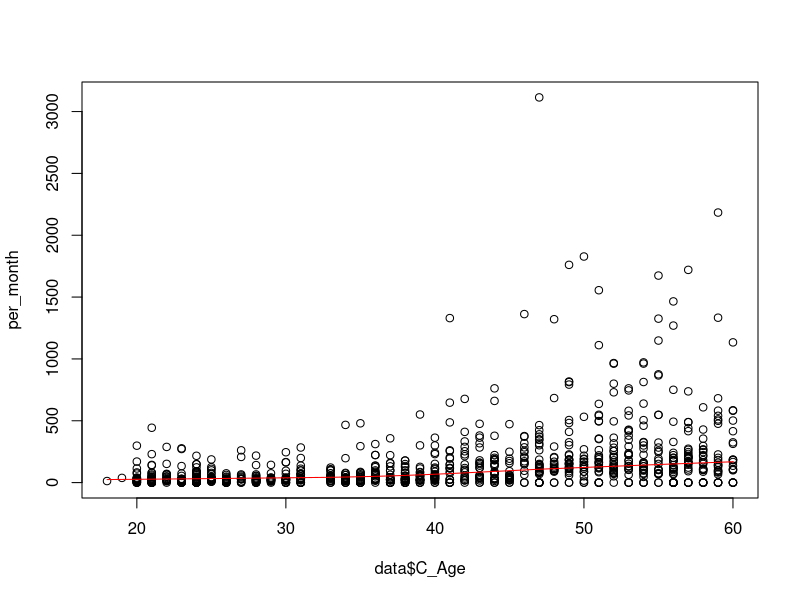

The R script that drew this image:
data <- read.csv("data.csv")


ages <- subset(data, select = c(C_Age))

supercontribution <- data$C_TotalVoluntarySuperContribution

total_months <- data$App_Tenure

per_month <- supercontribution / total_months

plot(data$C_Age,per_month, type = 'p')
lines(lowess(data$C_Age,per_month),col = "red")

